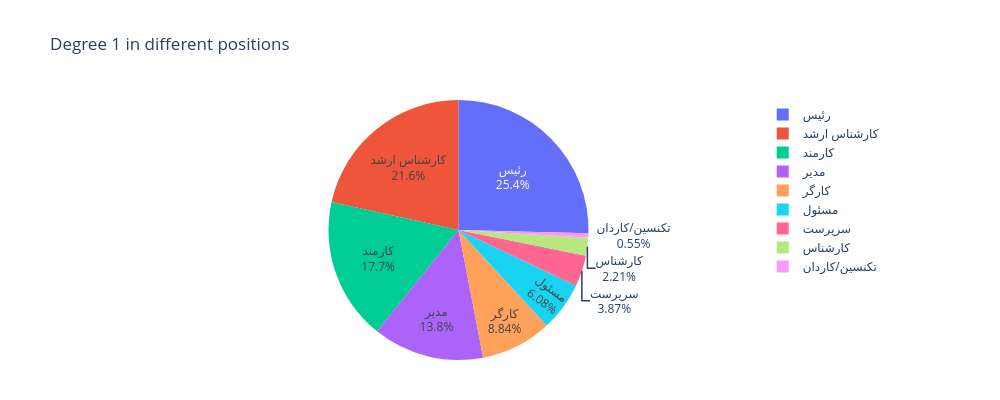

This figure's notebook cell:
### Code cell
fig = px.pie(
    names = sematha1,values = maghadir1,
    title = "Degree 1 in different positions"  
)

fig.update_traces(
    textinfo = "label+percent", showlegend = True #, pull=[1,0,0.5,0,0.4,0,1]
)
# pull out a piece
#fig = go.Figure(data=[go.Pie(labels=sematha, values=maghadir, pull=[0.1, 0, 0, 0, 0, 0, 0, 0, 0])])

#size & position of pie chart
fig.update_layout(
width = 1000,
height = 400,
margin = dict(l = 40, r = 40, t = 100, b = 40)
)

fig.show()

### Figure 1 — Plotly figure (JSON) as saved in the notebook; plotly's stock layout.template omitted (floating-point values rounded to 4 significant figures)
{"data": [{"domain": {"x": [0, 1], "y": [0, 1]}, "hovertemplate": "label=%{label}<br>value=%{value}<extra></extra>", "labels": ["کارشناس ارشد", "کارگر", "کارمند", "سرپرست", "مسئول", "رئیس", "کارشناس", "مدیر", "تکنسین/کاردان"], "legendgroup": "", "name": "", "showlegend": true, "textinfo": "label+percent", "type": "pie", "values": [0.2155, 0.0884, 0.1768, 0.0387, 0.0608, 0.2541, 0.0221, 0.1381, 0.0055]}], "layout": {"height": 400, "legend": {"tracegroupgap": 0}, "margin": {"b": 40, "l": 40, "r": 40, "t": 100}, "title": {"text": "Degree 1 in different positions"}, "width": 1000}}
